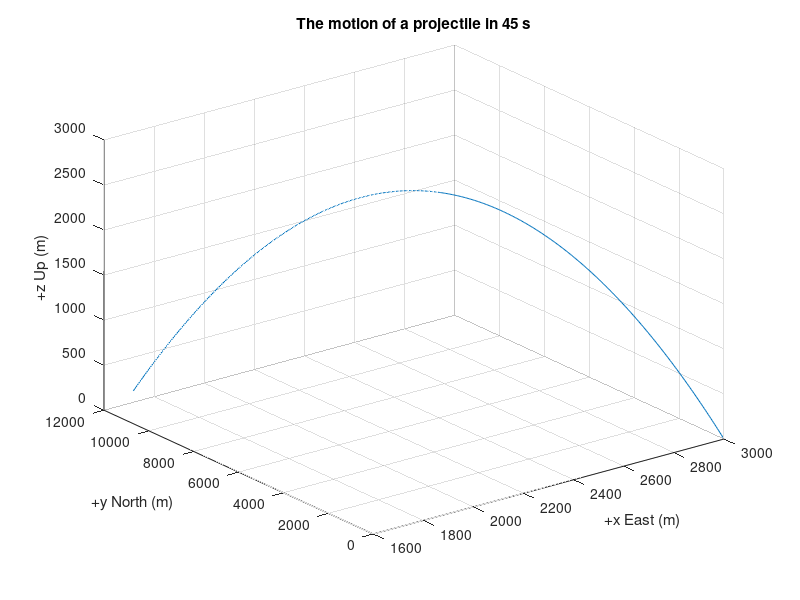

MATLAB code to generate this figure:
%projectile.m
%This script generates the plot of the path of a fired projectile moving in
%a frictionless environment above the surface of earth

alt=pi/180*65;
az=pi/180*90;
windv=[-30,0,0];
v0mag=250;
r0=[3000,0,0];
v0=[v0mag*cos(az),v0mag*sin(az),v0mag*sin(alt)]+windv;
g=[0,0,9.81];

t=0:0.1:45;
x=r0(1)+v0(1)*t-.5*g(1)*t.^2;
y=r0(2)+v0(2)*t-.5*g(2)*t.^2;
z=r0(3)+v0(3)*t-.5*g(3)*t.^2;
plot3(x,y,z);
title('The motion of a projectile in 45 s');
xlabel('+x East (m)');
ylabel('+y North (m)');
zlabel('+z Up (m)');
grid on;


